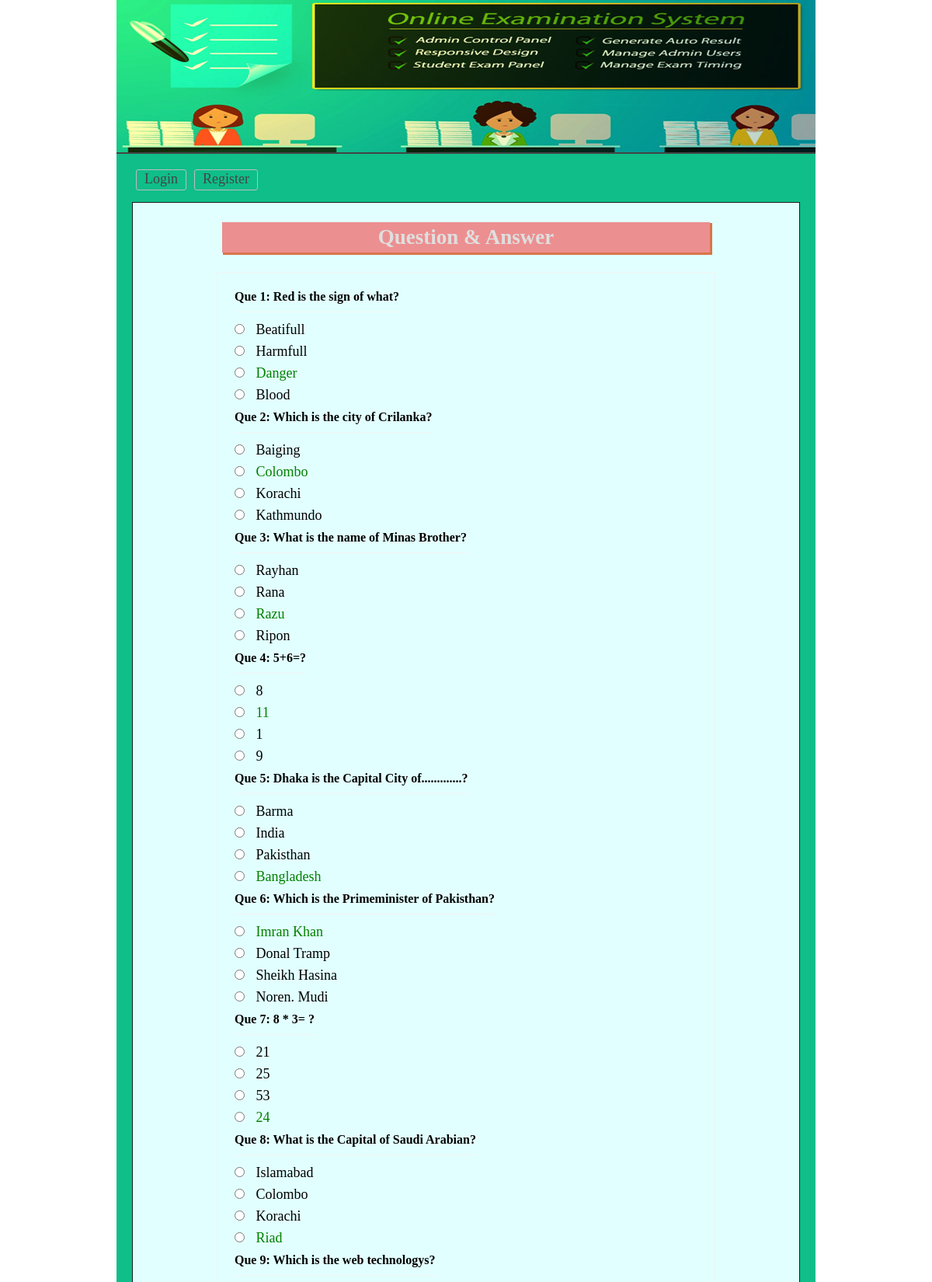
/viewresult.php (upper part), run on the app's committed database.
### tables this page shows
CREATE TABLE `tbl_question` (
  `quesId` int(11) NOT NULL,
  `quesNo` int(11) NOT NULL,
  `ques` text NOT NULL
);

CREATE TABLE `tbl_ans` (
  `ansId` int(11) NOT NULL,
  `quesNo` int(11) NOT NULL,
  `rightAns` int(11) NOT NULL DEFAULT '0',
  `ans` text NOT NULL
);

### classes/question.php (called while the page is built, shortened)
<?php
$filepath=realpath(dirname(__FILE__));
include_once ($filepath."/../lib/Database.php");
class Question{
	private $db;
	public function __construct(){
		$this->db=new Database();
	}
public function getQues(){
	$query="SELECT*FROM tbl_question ORDER BY quesNo ASC";
	$result=$this->db->select($query);
	if($result){
		return $result;
	}else{
		$msg="No Question Found";
		return $msg;
	}
}
public function getOptionData($quesid){
	$query="SELECT*FROM tbl_ans WHERE quesNo = '$quesid'";
	$result=$this->db->select($query);
	return $result;
}
}
?>

### lib/Database.php (called while the page is built, shortened)
<?php
Class Database{
	public $host   = DB_HOST;
	public $user   = DB_USER;
	public $pass   = DB_PASS;
	public $dbname = DB_NAME;
	public $link;
	private function connectDB(){
	$this->link = new mysqli($this->host, $this->user, $this->pass, $this->dbname);
 }
	public function select($query){
		$result = $this->link->query($query) or die($this->link->error.__LINE__);
		if($result->num_rows > 0){
			return $result;
		} else {
			return false;
		}
	}
}

### viewresult.php (the view, shortened to what this page needs)
<?php include 'inc/header.php'; ?>
<?php
	$getQuestion =$ques->getQues();
 ?>
<div class="main">
<h1>Question & Answer</h1>
	<div class="test">
		<?php
			if($getQuestion){
				while ($Question=$getQuestion->fetch_assoc()) {
		?>
		<table>
			<tr>
				<td colspan="2">
				 <h3>Que <?php echo $Question['quesNo'];?>: <?php echo $Question['ques'];?> </h3>
				</td>
			</tr>
			<?php
				$quesid=$Question['quesNo'];
				$getOption=$ques->getOptionData($quesid);
				if($getOption){
					while ($value=$getOption->fetch_assoc()) { ?>
			<tr>
				<td>
					<input type="radio"/>
				 <?php
				 if($value['rightAns']=='1'){
				 	 echo"<span style='color:green'>".$value['ans']."</span>";
				 }else{
				 	 echo $value['ans'];
				 }
				 ?>
				</td>
			</tr>
		<?php } } ?>
		</table>
	<?php } } ?>
</div>
 </div>
<?php include 'inc/footer.php'; ?>

### css/main.css (style rules this page uses)
* { margin:0;padding:0;outline:none }
body { font-family:verdana }
.main { background: #E2FFFF none repeat scroll 0 0; border: 1px solid #1C1C1C; margin-top: 10px; min-height: 368px; padding: 15px; width: 828px; }
.main h1 { background: #EC8F90 none repeat scroll 0 0; box-shadow: 2px 2px 0 1px #DA7449; color: #dfdfdf; margin: 10px auto 25px; padding: 4px; text-align: center; width: 620px; }
.test { border: 1px solid #f3f3f3; margin: 0 auto; max-width: 600px; padding: 20px; }
.test input[type="radio"] { margin-bottom: 10px; margin-right: 10px; cursor:pointer; }
.test h3 { border-bottom: 1px solid #f3f3f3; font-size: 16px; margin-bottom: 10px; padding-bottom: 10px; }

### data on the page
tbl_question: quesNo "1", ques "Red is the sign of what?"
tbl_ans: ans "Beatifull"
tbl_ans: ans "Harmfull"
tbl_ans: ans "Danger"
tbl_ans: ans "Blood"
tbl_question: quesNo "2", ques "Which is the city of Crilanka?"
tbl_ans: ans "Baiging"
tbl_ans: ans "Colombo"
tbl_ans: ans "Korachi"
tbl_ans: ans "Kathmundo"
tbl_question: quesNo "3", ques "What is the name of Minas Brother?"
tbl_ans: ans "Rayhan"
tbl_ans: ans "Rana"
tbl_ans: ans "Razu"
tbl_ans: ans "Ripon"
tbl_question: quesNo "4", ques "5+6=?"
tbl_ans: ans "8"
tbl_ans: ans "11"
tbl_ans: ans "1"
tbl_ans: ans "9"
tbl_question: quesNo "5", ques "Dhaka is the Capital City of.............?"
tbl_ans: ans "Barma"
tbl_ans: ans "India"
tbl_ans: ans "Pakisthan"
tbl_ans: ans "Bangladesh"
tbl_question: quesNo "6", ques "Which is the Primeminister of Pakisthan?"
tbl_ans: ans "Imran Khan"
tbl_ans: ans "Donal Tramp"
tbl_ans: ans "Sheikh Hasina"
tbl_ans: ans "Noren. Mudi"
tbl_question: quesNo "7", ques "8 * 3= ?"
tbl_ans: ans "21"
tbl_ans: ans "25"
tbl_ans: ans "53"
tbl_ans: ans "24"
tbl_question: quesNo "8", ques "What is the Capital of Saudi Arabian?"
tbl_ans: ans "Islamabad"
tbl_ans: ans "Colombo"
tbl_ans: ans "Korachi"
tbl_ans: ans "Riad"
tbl_question: quesNo "9", ques "Which is the web technologys?"
